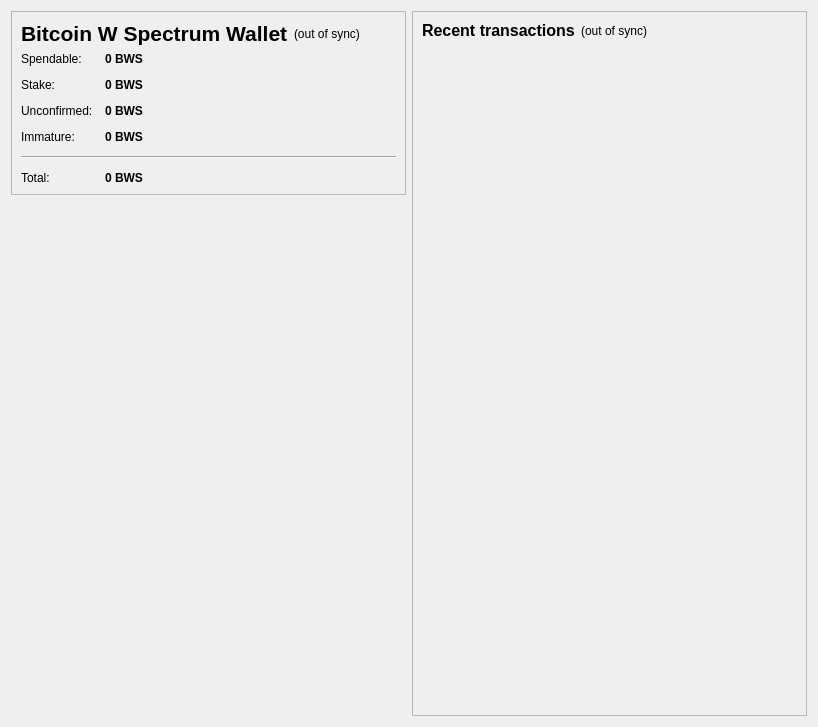
<?xml version="1.0" encoding="UTF-8"?>
<ui version="4.0">
 <class>OverviewPage</class>
 <widget class="QWidget" name="OverviewPage">
  <property name="geometry">
   <rect>
    <x>0</x>
    <y>0</y>
    <width>818</width>
    <height>727</height>
   </rect>
  </property>
  <property name="windowTitle">
   <string>Form</string>
  </property>
  <layout class="QHBoxLayout" name="horizontalLayout" stretch="1,1">
   <item>
    <layout class="QVBoxLayout" name="verticalLayout_2">
     <item>
      <widget class="QFrame" name="frame">
       <property name="frameShape">
        <enum>QFrame::StyledPanel</enum>
       </property>
       <property name="frameShadow">
        <enum>QFrame::Raised</enum>
       </property>
       <layout class="QVBoxLayout" name="verticalLayout_4">
        <item>
         <layout class="QHBoxLayout" name="horizontalLayout_4">
          <item>
           <widget class="QLabel" name="label_5">
            <property name="font">
             <font>
              <pointsize>16</pointsize>
              <weight>75</weight>
              <bold>true</bold>
             </font>
            </property>
            <property name="text">
             <string>Bitcoin W Spectrum Wallet</string>
            </property>
           </widget>
          </item>
          <item>
           <widget class="QLabel" name="labelWalletStatus">
            <property name="toolTip">
             <string>The displayed information may be out of date. Your wallet automatically synchronizes with the bitcoinwallstreet network after a connection is established, but this process has not completed yet.</string>
            </property>
            <property name="styleSheet">
             <string notr="true"/>
            </property>
            <property name="text">
             <string notr="true">(out of sync)</string>
            </property>
            <property name="alignment">
             <set>Qt::AlignLeading|Qt::AlignLeft|Qt::AlignVCenter</set>
            </property>
           </widget>
          </item>
          <item>
           <spacer name="horizontalSpacer_2">
            <property name="orientation">
             <enum>Qt::Horizontal</enum>
            </property>
            <property name="sizeHint" stdset="0">
             <size>
              <width>40</width>
              <height>20</height>
             </size>
            </property>
           </spacer>
          </item>
         </layout>
        </item>
        <item>
         <layout class="QFormLayout" name="formLayout_2">
          <property name="fieldGrowthPolicy">
           <enum>QFormLayout::AllNonFixedFieldsGrow</enum>
          </property>
          <property name="horizontalSpacing">
           <number>12</number>
          </property>
          <property name="verticalSpacing">
           <number>12</number>
          </property>
          <item row="0" column="0">
           <widget class="QLabel" name="label">
            <property name="text">
             <string>Spendable:</string>
            </property>
           </widget>
          </item>
          <item row="0" column="1">
           <widget class="QLabel" name="labelBalance">
            <property name="font">
             <font>
              <weight>75</weight>
              <bold>true</bold>
             </font>
            </property>
            <property name="cursor">
             <cursorShape>IBeamCursor</cursorShape>
            </property>
            <property name="toolTip">
             <string>Your current spendable balance</string>
            </property>
            <property name="text">
             <string notr="true">0 BWS</string>
            </property>
            <property name="textInteractionFlags">
             <set>Qt::LinksAccessibleByMouse|Qt::TextSelectableByKeyboard|Qt::TextSelectableByMouse</set>
            </property>
           </widget>
          </item>
          <item row="1" column="0">
           <widget class="QLabel" name="label_6">
            <property name="text">
             <string>Stake:</string>
            </property>
           </widget>
          </item>
          <item row="1" column="1">
           <widget class="QLabel" name="labelStake">
            <property name="font">
             <font>
              <weight>75</weight>
              <bold>true</bold>
             </font>
            </property>
            <property name="cursor">
             <cursorShape>IBeamCursor</cursorShape>
            </property>
            <property name="toolTip">
             <string>Total of coins that was staked, and do not yet count toward the current balance</string>
            </property>
            <property name="text">
             <string notr="true">0 BWS</string>
            </property>
            <property name="textInteractionFlags">
             <set>Qt::LinksAccessibleByMouse|Qt::TextSelectableByKeyboard|Qt::TextSelectableByMouse</set>
            </property>
           </widget>
          </item>
          <item row="2" column="0">
           <widget class="QLabel" name="label_3">
            <property name="text">
             <string>Unconfirmed:</string>
            </property>
           </widget>
          </item>
          <item row="2" column="1">
           <widget class="QLabel" name="labelUnconfirmed">
            <property name="font">
             <font>
              <weight>75</weight>
              <bold>true</bold>
             </font>
            </property>
            <property name="cursor">
             <cursorShape>IBeamCursor</cursorShape>
            </property>
            <property name="toolTip">
             <string>Total of transactions that have yet to be confirmed, and do not yet count toward the current balance</string>
            </property>
            <property name="text">
             <string notr="true">0 BWS</string>
            </property>
            <property name="textInteractionFlags">
             <set>Qt::LinksAccessibleByMouse|Qt::TextSelectableByKeyboard|Qt::TextSelectableByMouse</set>
            </property>
           </widget>
          </item>
          <item row="3" column="0">
           <widget class="QLabel" name="labelImmatureText">
            <property name="text">
             <string>Immature:</string>
            </property>
           </widget>
          </item>
          <item row="3" column="1">
           <widget class="QLabel" name="labelImmature">
            <property name="font">
             <font>
              <weight>75</weight>
              <bold>true</bold>
             </font>
            </property>
            <property name="toolTip">
             <string>Mined balance that has not yet matured</string>
            </property>
            <property name="text">
             <string notr="true">0 BWS</string>
            </property>
            <property name="textInteractionFlags">
             <set>Qt::LinksAccessibleByMouse|Qt::TextSelectableByKeyboard|Qt::TextSelectableByMouse</set>
            </property>
           </widget>
          </item>
          <item row="4" column="0" colspan="2">
           <widget class="Line" name="line">
            <property name="orientation">
             <enum>Qt::Horizontal</enum>
            </property>
           </widget>
          </item>
          <item row="5" column="0">
           <widget class="QLabel" name="labelTotalText">
            <property name="text">
             <string>Total:</string>
            </property>
           </widget>
          </item>
          <item row="5" column="1">
           <widget class="QLabel" name="labelTotal">
            <property name="font">
             <font>
              <weight>75</weight>
              <bold>true</bold>
             </font>
            </property>
            <property name="cursor">
             <cursorShape>IBeamCursor</cursorShape>
            </property>
            <property name="toolTip">
             <string>Your current total balance</string>
            </property>
            <property name="text">
             <string notr="true">0 BWS</string>
            </property>
            <property name="textInteractionFlags">
             <set>Qt::LinksAccessibleByMouse|Qt::TextSelectableByKeyboard|Qt::TextSelectableByMouse</set>
            </property>
           </widget>
          </item>
         </layout>
        </item>
       </layout>
      </widget>
     </item>
     <item>
      <widget class="QLabel" name="label_2">
       <property name="enabled">
        <bool>true</bool>
       </property>
       <property name="sizePolicy">
        <sizepolicy hsizetype="Minimum" vsizetype="MinimumExpanding">
         <horstretch>0</horstretch>
         <verstretch>0</verstretch>
        </sizepolicy>
       </property>
       <property name="font">
        <font>
         <strikeout>false</strikeout>
        </font>
       </property>
       <property name="acceptDrops">
        <bool>false</bool>
       </property>
       <property name="layoutDirection">
        <enum>Qt::LeftToRight</enum>
       </property>
       <property name="autoFillBackground">
        <bool>false</bool>
       </property>
       <property name="frameShape">
        <enum>QFrame::NoFrame</enum>
       </property>
       <property name="lineWidth">
        <number>1</number>
       </property>
       <property name="text">
        <string/>
       </property>
       <property name="textFormat">
        <enum>Qt::PlainText</enum>
       </property>
       <property name="pixmap">
        <pixmap>../../../Users/natha/Documents/GitHub/bwsNew/qt/res/images/about.png</pixmap>
       </property>
       <property name="scaledContents">
        <bool>false</bool>
       </property>
       <property name="alignment">
        <set>Qt::AlignJustify|Qt::AlignTop</set>
       </property>
       <property name="wordWrap">
        <bool>false</bool>
       </property>
       <property name="margin">
        <number>0</number>
       </property>
       <property name="openExternalLinks">
        <bool>false</bool>
       </property>
      </widget>
     </item>
    </layout>
   </item>
   <item>
    <layout class="QVBoxLayout" name="verticalLayout_3">
     <item>
      <widget class="QFrame" name="frame_2">
       <property name="frameShape">
        <enum>QFrame::StyledPanel</enum>
       </property>
       <property name="frameShadow">
        <enum>QFrame::Raised</enum>
       </property>
       <layout class="QVBoxLayout" name="verticalLayout">
        <item>
         <layout class="QHBoxLayout" name="horizontalLayout_2">
          <item>
           <widget class="QLabel" name="label_4">
            <property name="font">
             <font>
              <pointsize>12</pointsize>
              <weight>75</weight>
              <bold>true</bold>
             </font>
            </property>
            <property name="text">
             <string>&lt;b&gt;Recent transactions&lt;/b&gt;</string>
            </property>
           </widget>
          </item>
          <item>
           <widget class="QLabel" name="labelTransactionsStatus">
            <property name="toolTip">
             <string>The displayed information may be out of date. Your wallet automatically synchronizes with the bitcoinwallstreet network after a connection is established, but this process has not completed yet.</string>
            </property>
            <property name="styleSheet">
             <string notr="true"/>
            </property>
            <property name="text">
             <string notr="true">(out of sync)</string>
            </property>
            <property name="alignment">
             <set>Qt::AlignRight|Qt::AlignTrailing|Qt::AlignVCenter</set>
            </property>
           </widget>
          </item>
          <item>
           <spacer name="horizontalSpacer">
            <property name="orientation">
             <enum>Qt::Horizontal</enum>
            </property>
            <property name="sizeHint" stdset="0">
             <size>
              <width>40</width>
              <height>20</height>
             </size>
            </property>
           </spacer>
          </item>
         </layout>
        </item>
        <item>
         <widget class="QListView" name="listTransactions">
          <property name="enabled">
           <bool>true</bool>
          </property>
          <property name="toolTip">
           <string/>
          </property>
          <property name="autoFillBackground">
           <bool>true</bool>
          </property>
          <property name="styleSheet">
           <string notr="true">QListView { background: transparent; }</string>
          </property>
          <property name="frameShape">
           <enum>QFrame::NoFrame</enum>
          </property>
          <property name="frameShadow">
           <enum>QFrame::Raised</enum>
          </property>
          <property name="verticalScrollBarPolicy">
           <enum>Qt::ScrollBarAlwaysOff</enum>
          </property>
          <property name="horizontalScrollBarPolicy">
           <enum>Qt::ScrollBarAlwaysOff</enum>
          </property>
          <property name="selectionMode">
           <enum>QAbstractItemView::NoSelection</enum>
          </property>
          <property name="isWrapping" stdset="0">
           <bool>false</bool>
          </property>
         </widget>
        </item>
       </layout>
      </widget>
     </item>
    </layout>
   </item>
  </layout>
 </widget>
 <resources>
  <include location="../bitcoin.qrc"/>
 </resources>
 <connections/>
</ui>
